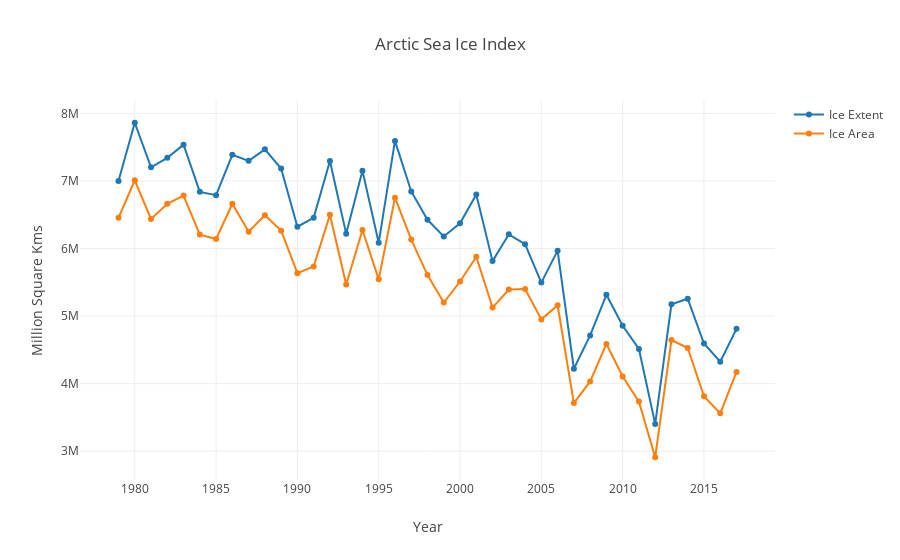

Notebook cell for this chart:
### Markdown cell above
This line graph clearly represents the fact that the Arctic sea has been declining in area and extent over these years.

### Code cell
init_notebook_mode(connected=True)

trace0 = go.Scatter(
    x = arctic_ice_df['Year'],
    y = arctic_ice_df['Ice Extent'],
    mode = 'lines+markers',
    name = 'Ice Extent'
)

trace1 = go.Scatter(
x = arctic_ice_df['Year'],
y = arctic_ice_df['Ice Area'],
mode = 'lines+markers',
#opacity = 0.5,
name='Ice Area',
#hoverinfo = 'none'
)
data = [trace0, trace1]
layout = go.Layout(dict(title='Arctic Sea Ice Index'),
                   xaxis=dict(title='Year'),
                   yaxis=dict(title='Million Square Kms')
)
fig = go.Figure(data=data,layout=layout)
iplot(fig)
